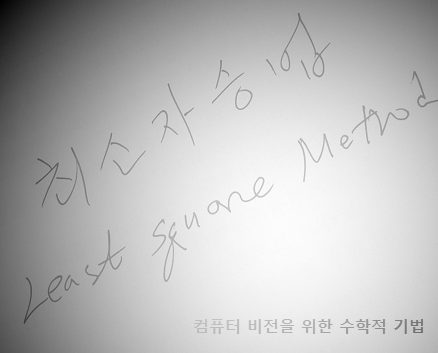
#> input picture HW10/hw10_sample.png, 438 x 353 px
$ jupyter execute 190501_hw10_binarization.ipynb
#> lines starting #> are read from the running program, lines starting #| are printed output that depends on the picture; after the words box and inside, x2 and y2 are one past the last pixel; in counts of white or black regions, pixels touching at a corner belong together
## Least Squares 파라미터 추정
### Q1

[cell 1]
#출력되는거 확인
import cv2
import numpy as np
from matplotlib import pyplot as plt

img = cv2.imread('hw10_sample.png',cv2.IMREAD_GRAYSCALE)
#> img is the input picture: shape (353, 438); min 0, max 255, mean 186.6
#cv2.imshow('output',img)
#cv2.waitKey(0)
#cv2.destrotAllWindows()

# 읽어들인 이미지 출력형태 확인 - array
print(img) # 행(너비) : 438, 열(높이) : 353
#> (printed output is left out)

# 배경을 따로 빼줘야하는데... median filter로 하면 되려나?(salt and pepper 효과 제거했던)

### Ax = b
#### x = A_inv*b

[cell 2]
# img 가 x, y 좌표로 읽어들여서 근사시킬 계수들 구함
# img[행][열]
A =[]
B =[]
for y in range(img.shape[0]):       # 행 img.shape[0] y
    for x in range(img.shape[1]):   # 열 img.shape[1] x
        a = [x*x, y*y,x*y,x,y,1]
        b = img[y][x]
        A.append(a) # A는 만듦
        B.append(b)
#> after the loop, A = 154614 items; B = 154614 items

[cell 3]
# A의 pseudo inverse 하고 B랑 곱해줘서 a,b,c,d,e,f 근사화
A_inv = np.linalg.pinv(A)
coef = np.matmul(A_inv, B) # 답 나온듯
#> coef = [-0.00186, -0.00198, 4.81e-05, 1.04, 0.887, 2.01]
print(coef)
#| [-1.86253469e-03 -1.98346367e-03  4.80578306e-05  1.04053088e+00
#|   8.86979711e-01  2.01190915e+00]
a,b,c,d,e,f = coef
#> a = -0.00186; b = -0.00198; c = 4.81e-05; d = 1.04; e = 0.887; f = 2.01

[cell 4]
# background image를 만들자
img_b = np.zeros(img.shape)
for y in range(img.shape[0]):       # 행 img.shape[0] y
    for x in range(img.shape[1]):   # 열 img.shape[1] x
        img_b[y][x] += a*x*x + b*y*y + c*x*y + d*x + e*y +f
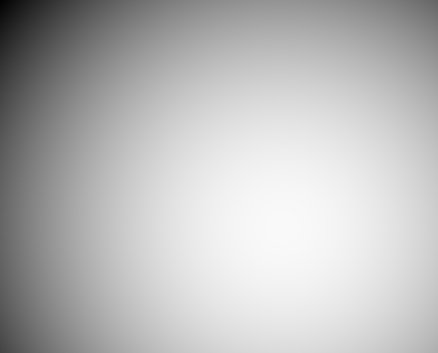
#> img_b: shape (353, 438) float64; min 2.01, max 249.5, mean 186.6

[cell 5]
# background 와 원본을 빼줌.
img_n=img-img_b
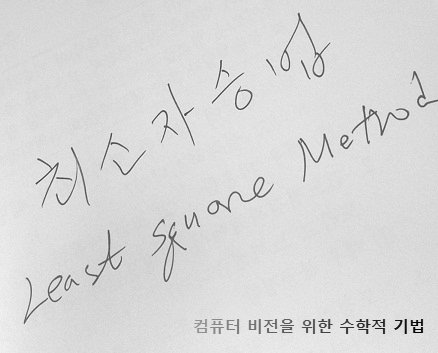
#> img_n: shape (353, 438) float64; min -85.53, max 14.6, mean -8.37e-13; drawn with min black and max white
print(img_n.shape)
#| (353, 438)
print(img_n)
#> (printed output is left out)
plt.subplot(131)
plt.imshow(img,cmap=plt.get_cmap('gray'))
plt.subplot(132)
plt.imshow(img_b,cmap=plt.get_cmap('gray'))
plt.subplot(133)
plt.imshow(img_n,cmap=plt.get_cmap('gray'))
plt.show()
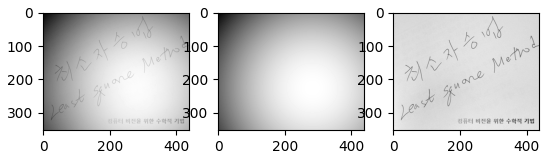
#> figure drawn by matplotlib, 3 panels

[cell 6]
# Original 사진
plt.imshow(img,cmap=plt.get_cmap('gray'))
plt.show()
# background 사진
plt.imshow(img_b,cmap=plt.get_cmap('gray'))
plt.show()
# Original - background 사진
plt.imshow(img_n,cmap=plt.get_cmap('gray'))
plt.show()

[cell 7]
# Binarization 사진
# img_n으로 thresholding
# 각 픽셀에 접근하여 밝기 값의 평균을 구해봄(avg)
a,b= img_n.shape
#> a = 353; b = 438
cnt = 0
#img_nn = img_b-img
img_bi = np.zeros(img_n.shape)
for i in range(0,a):
    for j in range(b):
        cnt+=img_n[i,j]
#> after the loop, cnt = -1.29e-07
avg = cnt/(353*438)   # 이미지 밝기 값의 평균
#> avg = -8.37e-13
for i in range(a):
    for j in range(b):
        if (img_n[i,j]>avg):
            img_bi[i,j] = 255
        if (img_n[i,j]< avg):
            img_bi[i,j]= 0
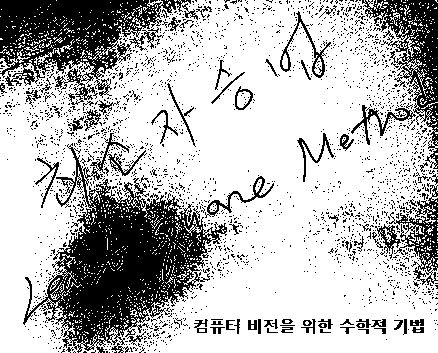
#> img_bi: shape (353, 438) float64; 72.8% white; 2404 black regions (2329 under 20 px), largest, box (x1, y1, x2, y2) and area: (23, 133, 227, 353) 16303, (0, 0, 191, 105) 9156, (362, 0, 438, 169) 4097
plt.imshow(img_bi,cmap=plt.get_cmap('gray'))
plt.show()

[cell 8]
ret, dst = cv2.threshold(img_n,avg-5, 255, cv2.THRESH_BINARY)
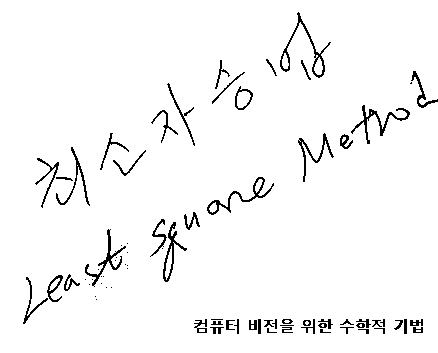
#> dst: shape (353, 438) float64; 96.5% white; black in thin lines or dots, all inside (x1, y1, x2, y2) = (23, 12, 438, 334)
#> ret = -5
plt.imshow(dst,cmap=plt.get_cmap('gray'))
plt.show()
